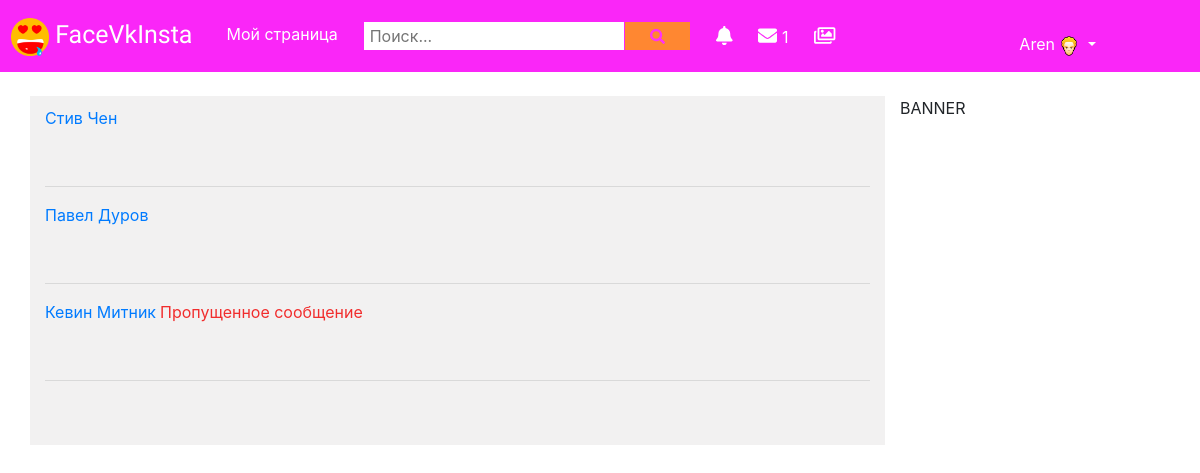
/allchat/ (signed in), run on the app's committed database.
### accounts/models.py (models this page shows, shortened)
class UserProfile(models.Model):
	user = models.OneToOneField(User, on_delete=models.CASCADE)
	avatar = models.ImageField(upload_to='imageusers', verbose_name='Изображение')
	placework = models.TextField(default='Отсутствует')
	city = models.TextField(default='Отсутствует')
	friends = models.ManyToManyField(User,
				related_name='is_friends',
				blank=True)
	followers = models.ManyToManyField(User,
				related_name='is_following',
				blank=True)
	zayavkadruzya = models.ManyToManyField(User,
			related_name='addingfriend',
			blank=True,)
	messagedo = models.ManyToManyField(User,
				related_name='messagedo',
				blank=True)
	allmessagesstory = models.ManyToManyField(User,
				related_name='allmessagesstory',
				blank=True)
	last_activity = models.DateTimeField(auto_now=True,
				auto_now_add=False)
	def user_get_absolute_url(self):
		return reverse("accounts:userdetail", kwargs={"id": self.id})

### accounts/views.py (the view)
# urls.py: path('allchat/', allchat, name='allchat'),
def allchat(request):
    user = request.user
    chatstory = UserProfile.objects.filter(~Q(user=user))
    context = {
        "chatstory":chatstory,
        "user":user,
    }
    return render(request, 'chat/allchat.html', context)

### templates/chat/allchat.html (shortened to what this page needs)
{% load static %}
{% load crispy_forms_tags %}
<!doctype html>
<html lang="en">
  <head>
    <link rel="stylesheet" href="https://maxcdn.bootstrapcdn.com/bootstrap/4.0.0/css/bootstrap.min.css">
    <link rel="stylesheet" href="{% static 'css/style.css' %}">
  </head>
  <body>
{% include 'navbar.html' %}
<br><br><br><br>
    <div class="container">
      <div class="row">
        <div class="col-lg-9 col-md-9 col-xs-12 leftprofile">
          <div class="leftprofilecolor">
          {% for d in chatstory %}
{% if d.user in request.user.userprofile.allmessagesstory.all %}
          <div class="allchat">
          <p>
<a href="{{ d.user_get_absolute_url }}chat/">
          {{ d.user.get_full_name }}
  </a>
{% if d.user in request.user.userprofile.messagedo.all %}
<p class="inmessage">
  Пропущенное сообщение
</p>
{% endif %}
          </p>
          </div>
          <br><hr>
          {% endif %}
          {% endfor %}
        <br><br>
        </div>
      </div>
        <div class="col-lg-3 col-md-3 col-xs-12">
          <p class="">BANNER</p>
          <br>
        </div>
      </div>
    </div>
  </body>
</html>

### templates/navbar.html (shortened to what this page needs)
<nav class="navbar navbar-expand-lg navbar-light bg-ight fixed-top">
  <a class="navbar-brand logonavbar" href="/site/">
    <img class="img-fluid iconimg"
              src="img/icon.png"
              alt="">
  FaceVkInsta
</a>
  <div class="collapse navbar-collapse" id="navbarSupportedContent">
    <ul class="navbar-nav mr-auto">
      <li class="nav-item">
        <a class="nav-link" href="/profile/">Мой страница<span class="sr-only">(current)</span></a>
      </li>
      <li class="nav-item">
        <div style="margin-bottom: auto;margin-top: auto;" class="nav-link" href="#">
        <form action="/listusers/" method="GET">
          <input type="search" name="q" class="searchinput"
          placeholder="Поиск...">
          <button type="submit" class="buttonsearch"><i class="fa fa-search"></i></button>
        </form>
        </div>
      </li>
     <li class="nav-item">
     <div class="nav-link" href="#">
       <i class="fa fa-bell" data-toggle="modal" data-target="#myModal"></i>
       </div>
     </li>
     <li class="nav-item">
     <a class="nav-link" href="/allchat/">
       <i class="fa fa-envelope"></i>
       {% if user.userprofile.messagedo.count > 0 %}
       {{ user.userprofile.messagedo.count }}
       {% endif %}
       </a>
     </li>
     <li class="nav-item">
     <a class="nav-link" href="/foto/">
       <i class="far fa-images"></i>
     </li>
    </ul>
    <ul class="navbar-nav dropdownmyclass">
      <li class="nav-item dropdown">
        <a class="nav-link dropdown-toggle" href="#" id="navbarDropdown" role="button" data-toggle="dropdown" aria-haspopup="true" aria-expanded="false">
          {{ user.first_name }}
          <img class="userimg" src="img/l01.png" alt="">
        </a>
      </li>
    </ul>
  </div>
</nav>

### static/css/style.css (style rules this page uses)
body { margin: 0; padding: 0; }
.iconimg { height: 38px; }
.bg-ight { background-color: #FA26F8; }
.navbar-light .navbar-brand { font-family: 'Indie Flower', cursive; font-size: 25px; color: white; margin-left: -5px; }
.navbar-light .navbar-nav .nav-link { color: white; }
.dropdownmyclass { margin-right: 80px; }
.userimg { height: 20px; }
.leftprofile { background-color: #F2F1F1; }
.leftprofilecolor { margin-top: 10px; }
.fa-bell { font-size: 19px; margin-top: 4px; color: white; cursor: pointer; }
.nav-item { margin-left: 10px; }
.fa-search { color: #FF31F9; font-size: 15px; }
.buttonsearch { width: 65px; cursor: pointer; border: 1px solid var(--ytd-searchbox-legacy-button-border-color); margin: 0; padding: 2px 6px; margin-left: -3.3px; background-color: #FF8731; }
.searchinput { border: none; padding: 2px 6px; }
.fa-envelope { color: white; font-size: 19px; margin-top: 4px; color: white; cursor: pointer; }
.fa-images { color: white; font-size: 19px; margin-top: 4px; color: white; cursor: pointer; }
.allchat { display: flex; }
.inmessage { color: #F12D2D; margin-left: 4px; }

### data on the page
UserProfile: user.get_full_name "Стив Чен"
UserProfile: user.get_full_name "Павел Дуров"
UserProfile: user.get_full_name "Кевин Митник", shows "Пропущенное сообщение"

### other printed values
{{ user.userprofile.messagedo.count }} "1"
{{ user.first_name }} "Aren"
